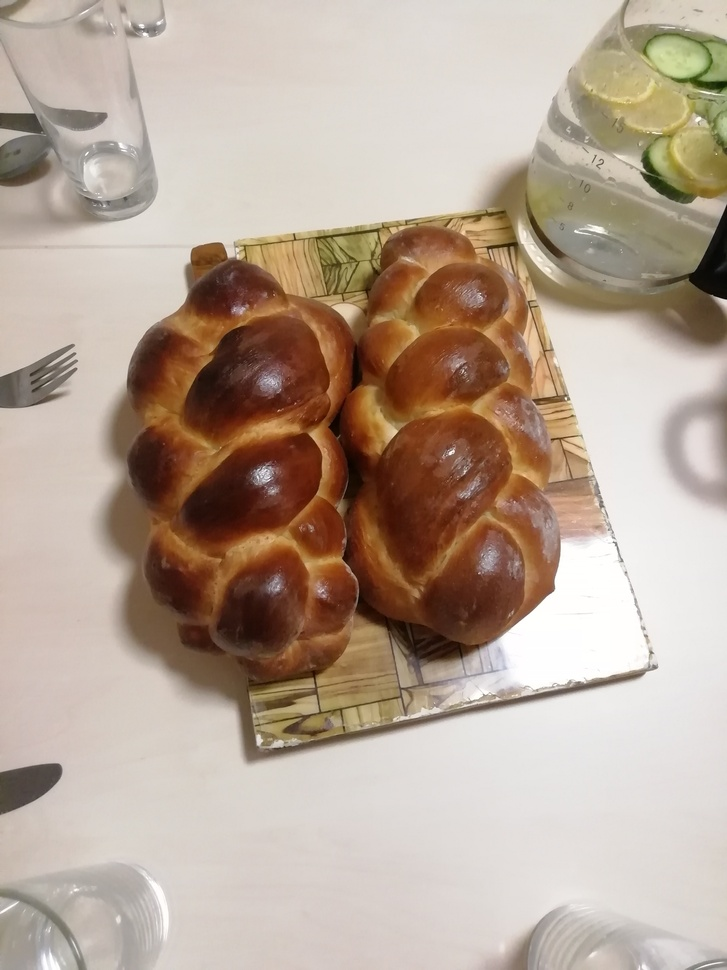
#> input picture test.jpg, 727 x 970 px, shrunk from 3120 x 4160 before the run
$ python Images.py
#> lines starting #> are read from the running program, lines starting #| are printed output that depends on the picture
from PIL import Image
from tqdm import tqdm

def encrypt(file, key):
#> called with file = 'test.jpg'
    img = Image.open(file)
#> img is the input picture: PIL image 727x970 RGB; mean R, G, B 182.9, 165, 149.8
    pixels = img.load() # create the pixel map
    key = [ord(i) for i in key]

    unique = 0
    for j in tqdm(range(img.size[1])): # for every pixel:
        for i in range(img.size[0]):
            new = []
            for t in range(0,3):
                tmp = pixels[i,j][t] + key[unique]**2
                while tmp > 255:
                    tmp -= 256
                new.append(tmp)
            pixels[i,j] = (new[0], new[1], new[2])
        unique += 1
        if unique == len(key):
            unique = 0
#> after the loop, unique = 60

    unique = 0
    for i in tqdm(range(img.size[0])): # for every pixel:
        for j in range(img.size[1]):
            new = []
            for t in range(0,3):
                tmp = pixels[i,j][t] + key[unique]**2
                while tmp > 255:
                    tmp -= 256
                new.append(tmp)
            pixels[i,j] = (new[0], new[1], new[2])
        unique += 1
        if unique == len(key):
            unique = 0
#> after the loop, unique = 12
    img.save(file+"_out.png")
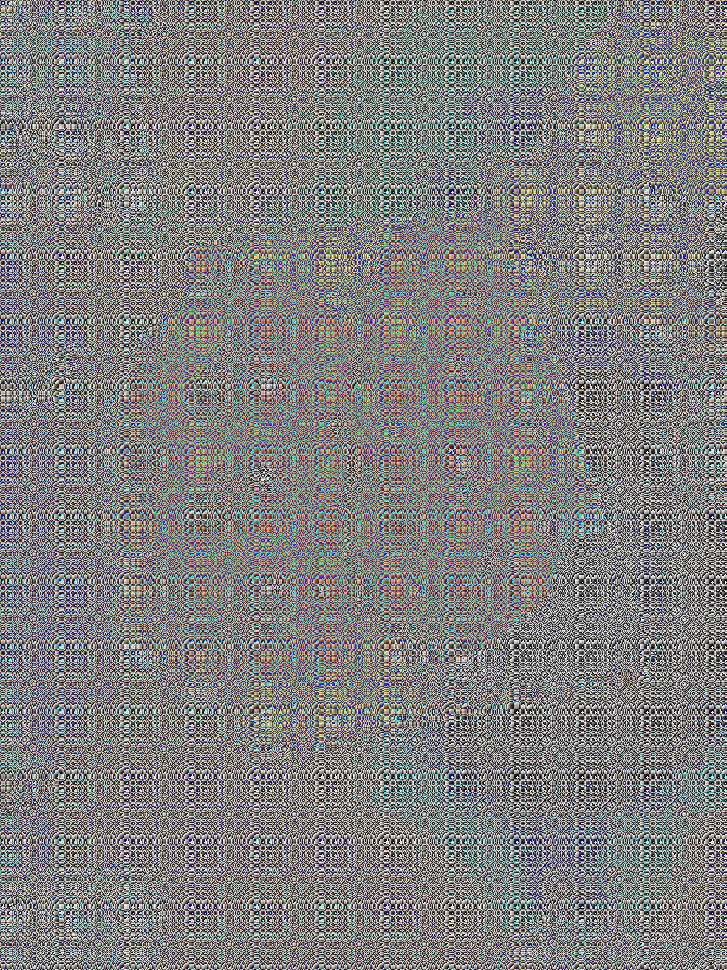
#> saved as test.jpg_out.png: PIL image 727x970 RGB; mean R, G, B 127.6, 127.4, 127.1

def decrypt(file, key):
#> called with file = 'test.jpg_out.png'
    img = Image.open(file)
    pixels = img.load() # create the pixel map
    key = [ord(i) for i in key]

    unique = 0
    for j in tqdm(range(img.size[1])): # for every pixel:
        for i in range(img.size[0]):
            new = []
            for t in range(0,3):
                tmp = pixels[i,j][t] - key[unique]**2
                while tmp < 0:
                    tmp += 256
                new.append(tmp)
            pixels[i,j] = (new[0], new[1], new[2])
        unique += 1
        if unique == len(key):
            unique = 0
#> after the loop, unique = 60

    unique = 0
    for i in tqdm(range(img.size[0])): # for every pixel:
        for j in range(img.size[1]):
            new = []
            for t in range(0,3):
                tmp = pixels[i,j][t] - key[unique]**2
                while tmp < 0:
                    tmp += 256
                new.append(tmp)
            pixels[i,j] = (new[0], new[1], new[2])
        unique += 1
        if unique == len(key):
            unique = 0
#> after the loop, unique = 12
    img.save(file + "_fresh.png")

key = "anyone who is not shocked by quantum theory has not understood it"
encrypt("test.jpg", key)
decrypt("test.jpg_out.png", key)
